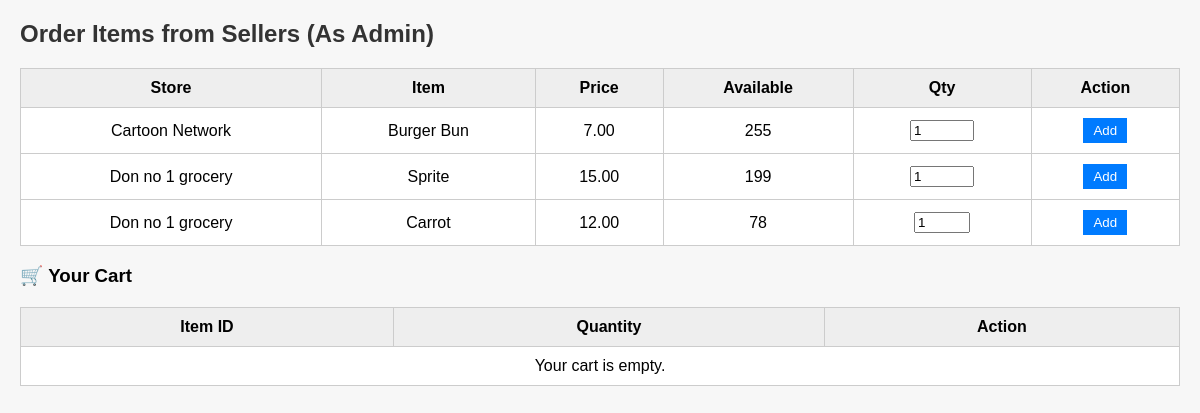
The app's page /admin_order_items.php (signed in), older data.
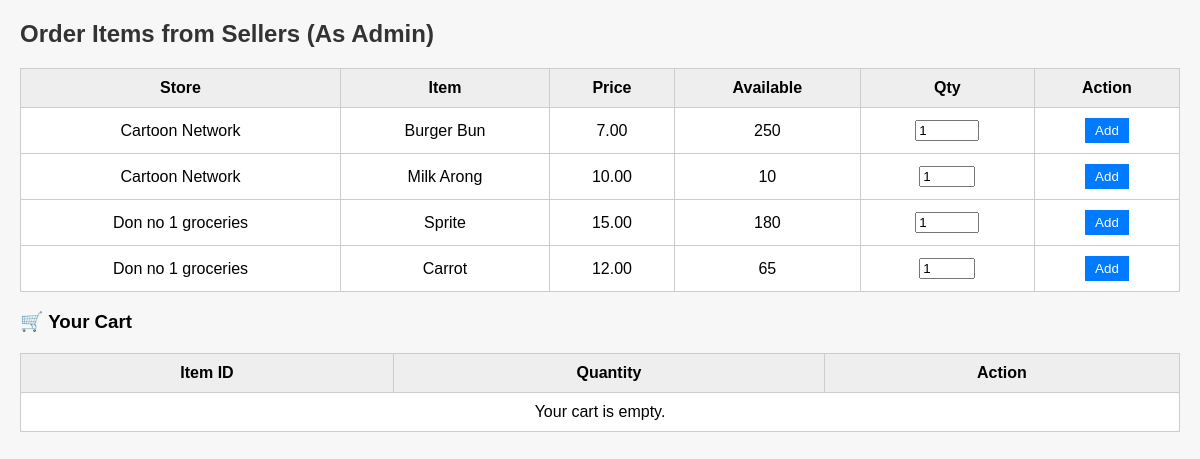
The same page, newer data.
### tables this page shows
CREATE TABLE `grocery_items` (
  `item_id` int(11) NOT NULL,
  `Groc_name` varchar(100) NOT NULL,
  `status` varchar(50) NOT NULL,
  `category` varchar(50) DEFAULT NULL,
  `description` text DEFAULT NULL,
  `price` decimal(10,2) NOT NULL,
  `Groc_quantity` int(11) NOT NULL,
  `SEseller_id` int(11) DEFAULT NULL
);

CREATE TABLE `seller` (
  `seller_id` int(11) NOT NULL,
  `seller_name` varchar(100) NOT NULL,
  `store_name` varchar(100) NOT NULL,
  `seller_email` varchar(100) NOT NULL,
  `seller_password` varchar(255) NOT NULL,
  `date` date NOT NULL,
  `store_location` varchar(255) NOT NULL,
  `store_description` text DEFAULT NULL
);

### admin_order_items.php (the view, shortened to what this page needs)
<?php
include("config.php");
$sellers = $conn->query("SELECT s.seller_id, s.store_name, g.* FROM seller s JOIN grocery_items g ON s.seller_id = g.SEseller_id ORDER BY s.store_name");
?>
<!DOCTYPE html>
<html>
<head>
</head>
<body>
    <h2>Order Items from Sellers (As Admin)</h2>
    <form method="post">
        <table>
            <tr>
                <th>Store</th><th>Item</th><th>Price</th><th>Available</th><th>Qty</th><th>Action</th>
            </tr>
            <?php while ($row = $sellers->fetch_assoc()): ?>
                <tr>
                    <td><?php echo htmlspecialchars($row['store_name']); ?></td>
                    <td><?php echo htmlspecialchars($row['Groc_name']); ?></td>
                    <td><?php echo $row['price']; ?></td>
                    <td><?php echo $row['Groc_quantity']; ?></td>
                    <td>
                        <input type="number" name="quantity" value="1" min="1" max="<?php echo $row['Groc_quantity']; ?>">
                    </td>
                    <td><button type="submit" name="add_to_cart" class="btn">Add</button></td>
                </tr>
            <?php endwhile; ?>
        </table>
    </form>
    <h3>🛒 Your Cart</h3>
    <form method="post">
        <table>
            <tr><th>Item ID</th><th>Quantity</th><th>Action</th></tr>
            <?php if (!empty($_SESSION['cart'])): ?>
                <?php foreach ($_SESSION['cart'] as $id => $qty): ?>
                    <tr>
                        <td><?php echo $id; ?></td>
                        <td><?php echo $qty; ?></td>
                        <td>
                            <form method="post" style="display:inline;">
                                <input type="hidden" name="item_id" value="<?php echo $id; ?>">
                                <button name="remove_item" class="btn remove-btn">Remove</button>
                            </form>
                        </td>
                    </tr>
                <?php endforeach; ?>
            <?php else: ?>
                <tr><td colspan="3">Your cart is empty.</td></tr>
            <?php endif; ?>
        </table>
    </form>
</body>
</html>

Row changes from the older to the newer data that the page shows:
changed grocery_items "Burger Bun": Groc_quantity "255" → "250"
added grocery_items: SEseller.store_name "Cartoon Network", Groc_name "Milk Arong", price "10.00", Groc_quantity "10"
changed grocery_items "Sprite": SEseller.store_name "Don no 1 grocery" → "Don no 1 groceries"; Groc_quantity "199" → "180"
changed grocery_items "Carrot": SEseller.store_name "Don no 1 grocery" → "Don no 1 groceries"; Groc_quantity "78" → "65"
